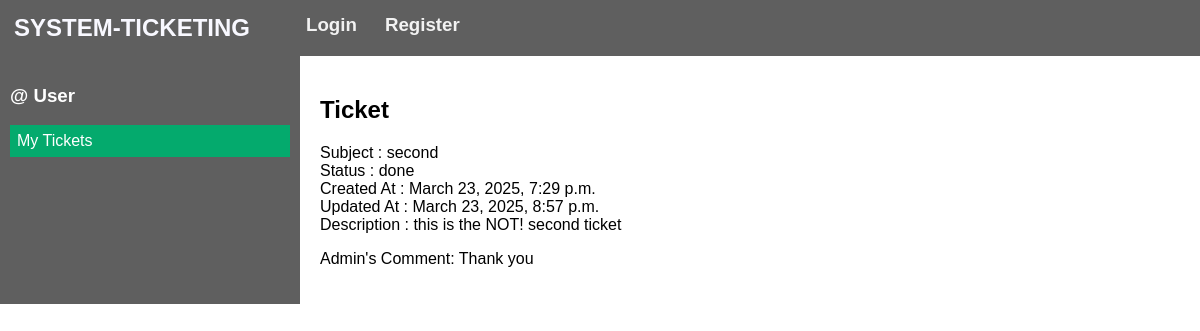
Screenshot of /ticket/3/view with the database file from the repository.
### tickets/models.py (models this page shows, shortened)
class Ticket(models.Model):
    STATUS = ('open', 'Open'), ('complete', 'Complete'), ('done', 'Done'), ('abandoned', 'Abandoned')
    ticketId    = models.AutoField(primary_key=True)
    subject     = models.CharField(max_length=200)
    description = models.TextField(null=True, blank=True)
    file        = models.FileField(upload_to='uploads/', null=True, blank=True)
    status      = models.CharField(max_length=50, default='Open', choices=STATUS)
    createdAt   = models.DateTimeField(auto_now_add=True)
    updatedAt   = models.DateTimeField(auto_now=True)
    user        = models.ForeignKey('auth.User', null=False, on_delete=models.CASCADE)
    comment     = models.TextField(null=True, blank=True)
    class Meta:
        ordering = ['-createdAt', '-updatedAt']

### tickets/views.py (the view)
# urls.py: path('ticket/<str:pk>/view',        views.viewTicket,       name='view_ticket'),
def viewTicket(request, pk):
    ticket = Ticket.objects.get(ticketId=pk)
    print(ticket.ticketId)
    return render(request, 'tickets/view_ticket.html', {'ticket': ticket})

### tickets/templates/tickets/view_ticket.html (shortened to what this page needs)
{% extends 'main.html' %}
{% block content %}
<div class="home-container">
    <div class="sidebar">
        {% if user.is_superuser %}
            <h3>Admin User</h3>
        {% else %}
            <h3>@{{ user.username }} User</h3>
        {% endif %}
        <a href="/tickets" class="active">My Tickets</a>
    </div>
    <div class="content">
        <h2>Ticket {{ticket.ticket_id}}</h2>
        Subject     : {{ticket.subject}}<br>
        Status      : {{ticket.status}}<br>
        Created At  : {{ticket.createdAt}}<br>
        Updated At  : {{ticket.updatedAt}}<br>
        Description : {{ticket.description}}
        {% if ticket.status == 'done' %}
            <p>Admin's Comment: {{ticket.comment}}</p>
        {% endif %}
    </div>
</div>
{% endblock content %}

### templates/main.html (style rules this page uses)
body { font-family: Arial, sans-serif; margin: 0; padding: 0; }
.home-container { display: grid; grid-template-columns: 1fr 3fr; }
.sidebar { background-color: rgb(95, 95, 95); color: white; padding: 10px; }
.sidebar a { display: block; color: #f2f2f2; text-align: left; padding: 7px 7px; text-decoration: none; }
.sidebar a.active { background-color: #04AA6D; color: white; }
.content { padding: 20px; }

### rows the page displays
Ticket: subject "second", status "done", createdAt "March 23, 2025, 7:29 p.m.", updatedAt "March 23, 2025, 8:57 p.m.", description "this is the NOT! second ticket", comment "Thank you"
